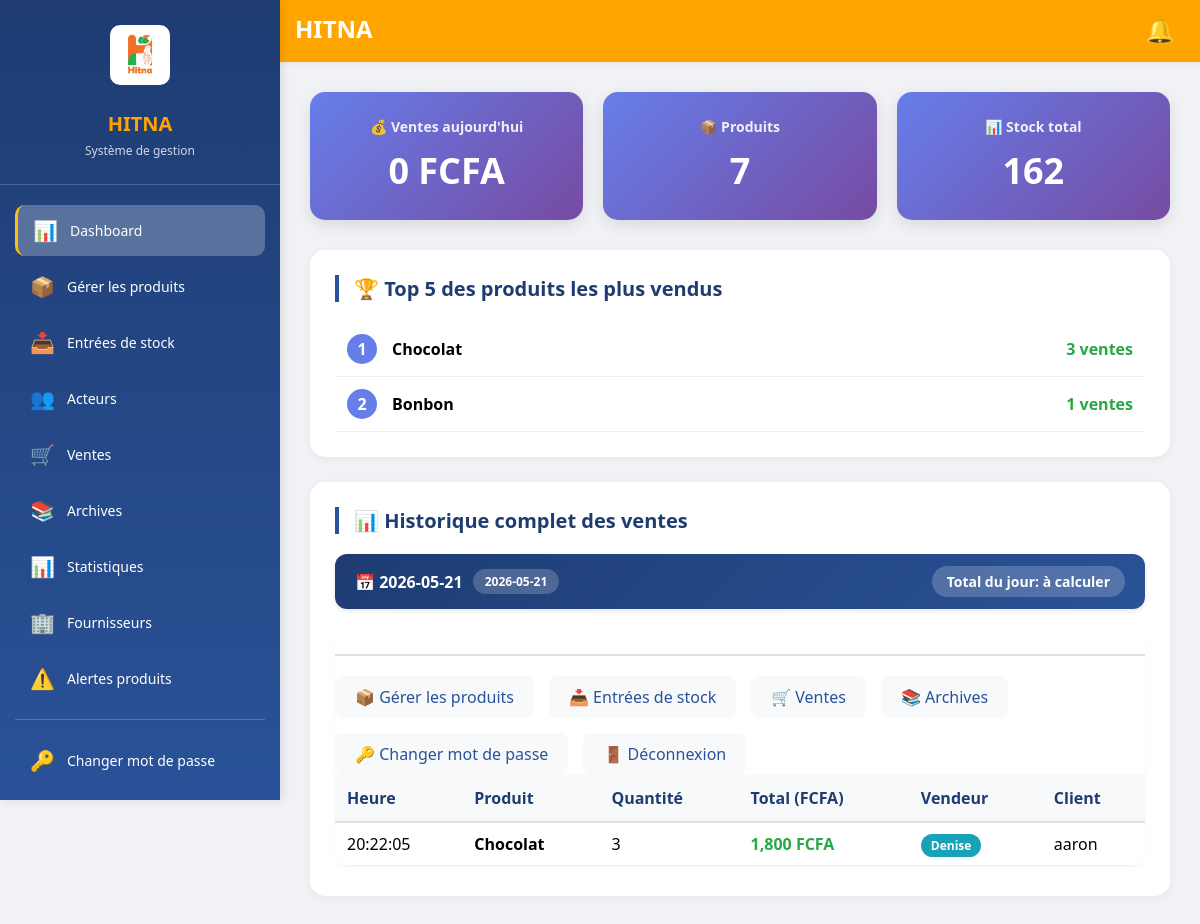
/dashboard (signed in), run on an earlier commit of the app's database.
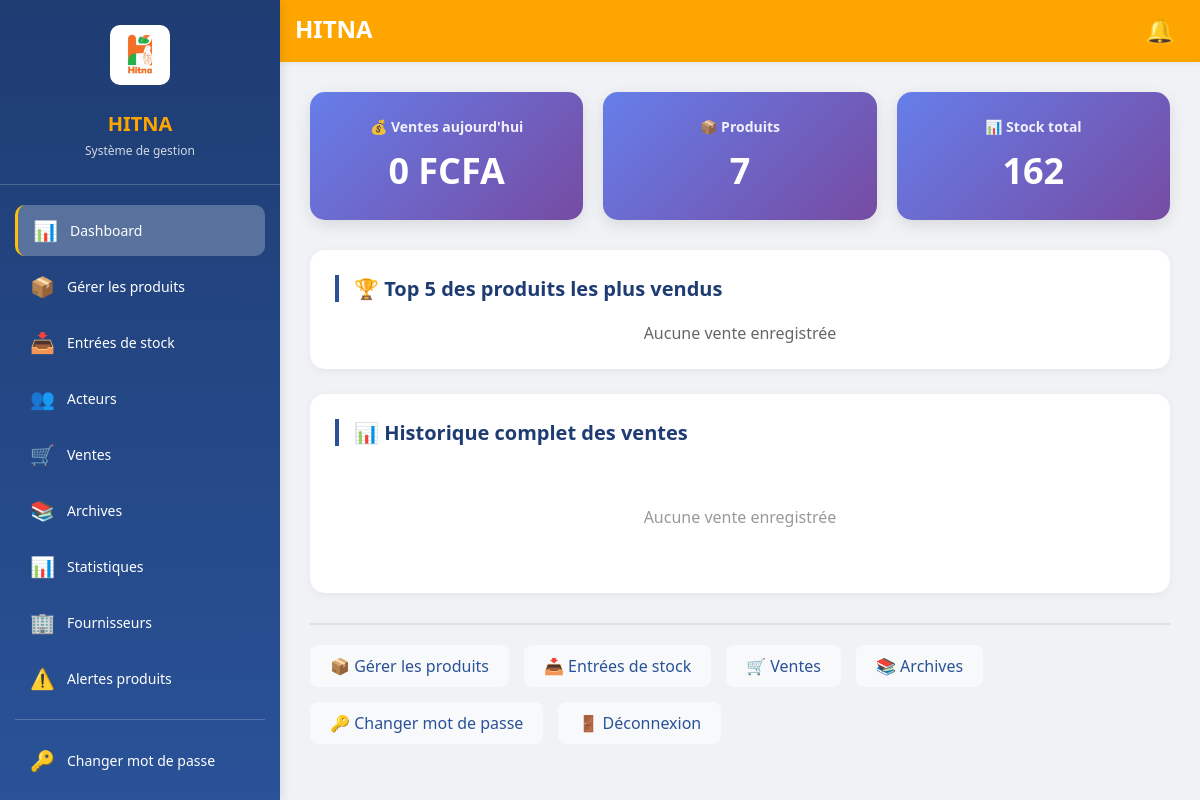
And on a later commit of the database.
### tables this page shows
CREATE TABLE produits (
        id INTEGER PRIMARY KEY,
        nom TEXT,
        prix INTEGER,
        stock INTEGER DEFAULT 0,
        stock_min INTEGER DEFAULT 5);

CREATE TABLE sorties (
        id INTEGER PRIMARY KEY,
        produit_id INTEGER,
        quantite INTEGER,
        prix_unitaire INTEGER,
        total INTEGER,
        date_sortie TEXT,
        client TEXT,
        employe_id INTEGER);

CREATE TABLE users (
        id INTEGER PRIMARY KEY,
        role TEXT,
        role_personnalise TEXT,
        password_hash TEXT,
        nom TEXT, actif INTEGER DEFAULT 1, motif_absence TEXT DEFAULT '', permissions TEXT DEFAULT 'vente');

### app.py (the view)
@app.route('/dashboard')
def dashboard():
    if session.get('role') != 'admin':
        return redirect('/login')
    archiver_si_necessaire()
    verifier_alertes_stock()
    conn = sqlite3.connect('hitna.db')
    c = conn.cursor()
    c.execute("SELECT SUM(total) FROM sorties WHERE date(date_sortie) = date('now')")
    total_jour = c.fetchone()[0] or 0
    c.execute("SELECT COUNT(*) FROM produits")
    nb_produits = c.fetchone()[0]
    c.execute("SELECT SUM(stock) FROM produits")
    stock_total = c.fetchone()[0] or 0
    c.execute("SELECT COUNT(*) FROM produits WHERE stock <= stock_min")
    nb_stock_bas = c.fetchone()[0]
    c.execute('''
        SELECT s.id, p.nom, s.quantite, s.total, s.date_sortie,
               u.nom as vendeur,
               s.client
        FROM sorties s
        JOIN produits p ON s.produit_id = p.id
        JOIN users u ON s.employe_id = u.id
        ORDER BY s.date_sortie DESC
        LIMIT 50
    ''')
    historique = c.fetchall()
    c.execute("SELECT nom, stock, stock_min FROM produits WHERE stock <= stock_min")
    stock_bas = c.fetchall()
    c.execute('''
        SELECT p.nom, SUM(s.quantite) as total_vendu
        FROM sorties s
        JOIN produits p ON s.produit_id = p.id
        GROUP BY p.id
        ORDER BY total_vendu DESC
        LIMIT 5
    ''')
    top_produits = c.fetchall()
    c.execute('''
        SELECT
            u.nom as nom_affiche,
            u.role,
            COUNT(s.id) as nb_ventes,
            SUM(s.total) as total_ventes
        FROM sorties s
        JOIN users u ON s.employe_id = u.id
        WHERE date(s.date_sortie) = date('now')
        GROUP BY u.id
        ORDER BY total_ventes DESC
    ''')
    stats_vendeurs = c.fetchall()
    conn.close()
    return render_template('dashboard.html',
                         total_jour=total_jour,
                         nb_produits=nb_produits,
                         stock_total=stock_total,
                         nb_stock_bas=nb_stock_bas,
                         historique=historique,
                         stock_bas=stock_bas,
                         top_produits=top_produits,
                         stats_vendeurs=stats_vendeurs)

### app.py (called while the page is built, shortened)
@app.context_processor
def inject_now():
    return {'date_actuelle': datetime.now().strftime('%d/%m/%Y %H:%M')}

def archiver_si_necessaire():
    today = datetime.now()
    if today.weekday() == 0 and today.hour < 2:
        derniere_archive = get_derniere_archive()
        semaine_actuelle = today.isocalendar()[1]
        if derniere_archive != semaine_actuelle:
            archiver_hebdomadaire()

def verifier_alertes_stock():
    conn = sqlite3.connect('hitna.db')
    c = conn.cursor()
    c.execute('''SELECT p.id, p.nom, p.stock, COALESCE(a.seuil, p.stock_min, 5) as seuil
                 FROM produits p
                 LEFT JOIN alertes_produits a ON p.id = a.produit_id AND a.actif = 1
                 WHERE p.stock <= COALESCE(a.seuil, p.stock_min, 5)''')
    produits_stock_bas = c.fetchall()
    c.execute("SELECT id FROM users WHERE role = 'admin' AND actif = 1")
    admins = c.fetchall()
    conn.commit()
    conn.close()

### templates/dashboard.html (shortened to what the changed rows need)
{% extends "base.html" %}
{% block content %}
<div class="card">
    <h2 class="card-title">🏆 Top 5 des produits les plus vendus</h2>
    {% if top_produits %}
    <ul class="top-list">
        {% for p in top_produits %}
        <li>
            <span class="rank">{{ loop.index }}</span>
            <span class="product-name">{{ p[0] }}</span>
            <span class="product-sales">{{ p[1] }} ventes</span>
        </li>
        {% endfor %}
    </ul>
    {% else %}
    <p style="text-align: center; color: #666;">Aucune vente enregistrée</p>
    {% endif %}
</div>
<div class="card">
    <h2 class="card-title">📊 Historique complet des ventes</h2>
    {% if historique %}
        {% set current_day = "" %}
        {% set day_total = 0 %}
        {% set day_count = 0 %}
        {% for v in historique %}
            {% set date_complete = v[4] if v[4] else '' %}
            {% set v_date = date_complete.split(' ')[0] if date_complete else '' %}
            {% set v_time = date_complete.split(' ')[1] if date_complete and ' ' in date_complete else '' %}
            {% if current_day != v_date and v_date != '' %}
                <div class="day-separator">
                    <div class="day-date">
                        📅 {{ v_date }}
                        <span class="day-name">
                            {% if v_date == date_actuelle.split(' ')[0] %}
                                📍 AUJOURD'HUI
                            {% else %}
                                {% set v_year, v_month, v_day = v_date.split('-') %}
                                {% set a_year, a_month, a_day = date_actuelle.split('-') if '-' in date_actuelle else ['','',''] %}
                                {% if v_year == a_year and v_month == a_month and v_day|int == a_day|int - 1 %}
                                    HIER
                                {% else %}
                                    {{ v_date }}
                                {% endif %}
                            {% endif %}
                        </span>
                    </div>
                    <div class="day-total">
                        Total du jour: à calculer
                    </div>
                </div>
                <div class="ventes-group">
                    <div class="table-container">
                        <table class="table">
                            <thead>
                                <tr>
                                    <th>Heure</th>
                                    <th>Produit</th>
                                    <th>Quantité</th>
                                    <th>Total (FCFA)</th>
                                    <th>Vendeur</th>
                                    <th>Client</th>
                                </tr>
                            </thead>
                            <tbody>
                {% set current_day = v_date %}
                {% set day_total = 0 %}
                {% set day_count = 0 %}
            {% endif %}
            {% if v_date != '' %}
                <tr class="vente-row">
                    <td>{{ v_time if v_time else '-' }}</td>
                    <td><strong>{{ v[1] }}</strong></td>
                    <td>{{ v[2] }}</td>
                    <td style="color: #28a745; font-weight: bold;">{{ "{:,.0f}".format(v[3]) }} FCFA</td>
                    <td>
                        {% if '👑' in v[5] %}
                            <span class="vendeur-admin">{{ v[5] }}</span>
                        {% else %}
                            <span class="vendeur-employe">{{ v[5] }}</span>
                        {% endif %}
                    </td>
                    <td>{{ v[6] or '-' }}</td>
                </tr>
                {% set day_total = day_total + v[3] %}
                {% set day_count = day_count + 1 %}
            {% endif %}
        {% endfor %}
    {% else %}
        <p style="text-align: center; color: #999; padding: 40px;">Aucune vente enregistrée</p>
    {% endif %}
</div>
{% endblock %}

What changed in the data, as far as the page shows it:
no longer on this page (row unchanged): produits: nom "Chocolat", p "3"
no longer on this page (row unchanged): produits: nom "Bonbon", p "1"
removed sorties: date_sortie "2026-05-21", v_time "20:22:05", nom "Chocolat", quantite "3", total "1,800", nom "Denise", client "aaron"
Also different on the page:
text now shown: "Aucune vente enregistrée Aucune vente enregistrée"
